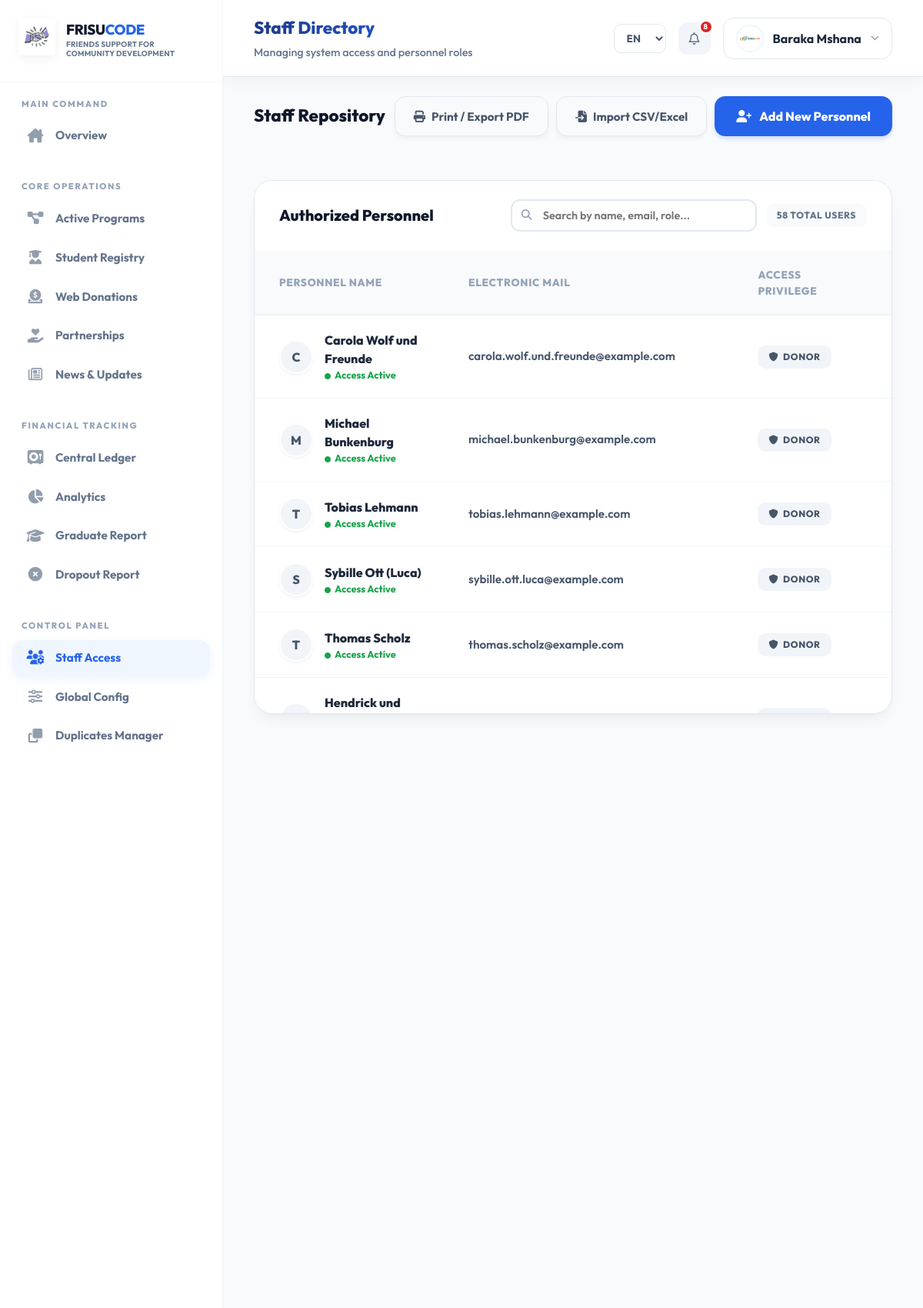
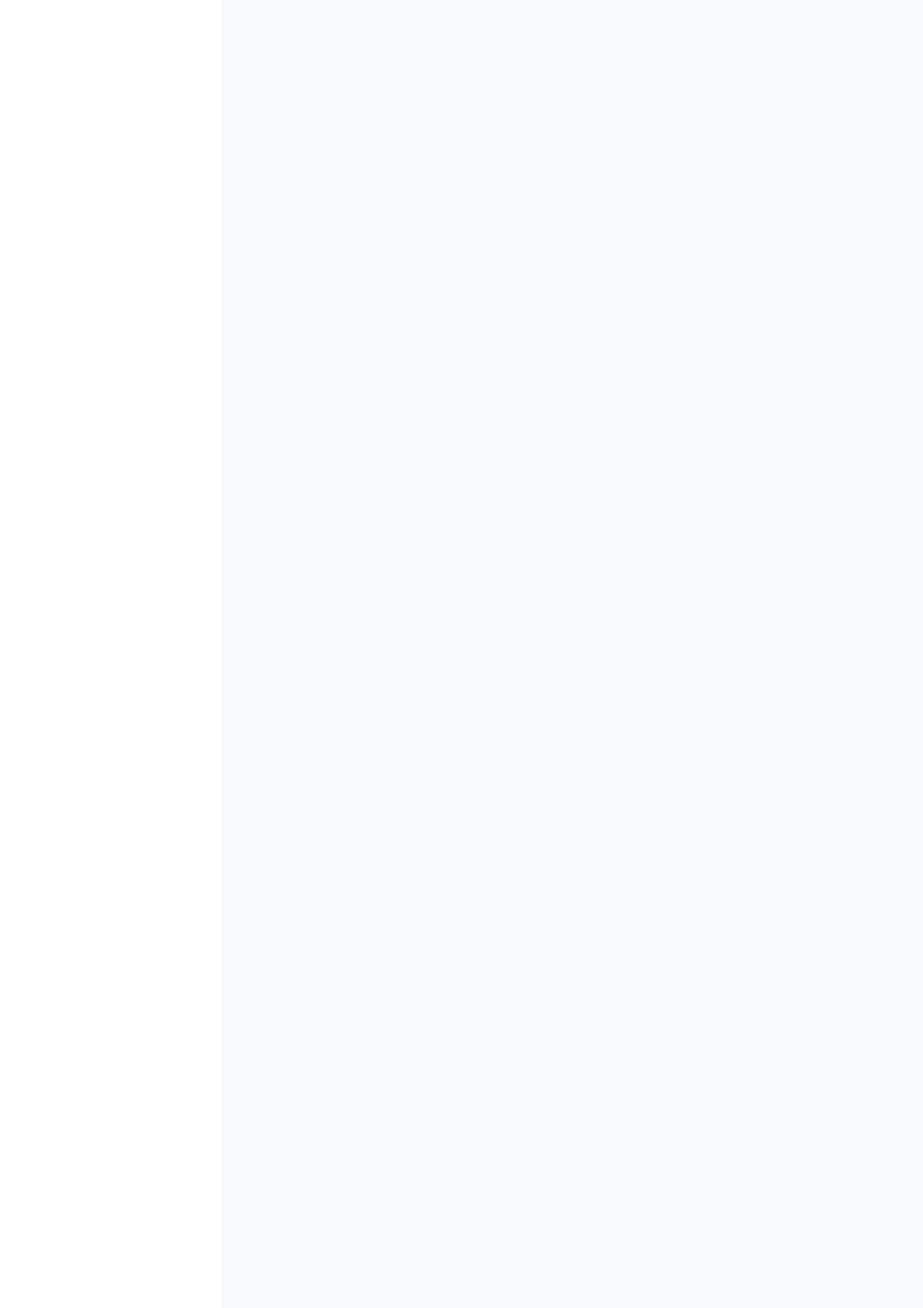
/system/users/index.php (signed in, upper part), run on the app's committed database (2 pictures, top to bottom).
### tables this page shows
CREATE TABLE `users` (
  `id` int(11) NOT NULL,
  `full_name` varchar(100) NOT NULL,
  `email` varchar(100) NOT NULL,
  `profile_picture` varchar(255) DEFAULT NULL,
  `phone` varchar(30) DEFAULT NULL,
  `address` text DEFAULT NULL,
  `password` varchar(255) NOT NULL,
  `role` enum('super_admin','director','project_manager','finance','me_officer','field_officer','donor','guest') NOT NULL DEFAULT 'guest',
  `status` enum('active','inactive') DEFAULT 'active',
  `preferred_language` enum('en','sw','de','fr','es') DEFAULT 'en',
  `last_login` datetime DEFAULT NULL,
  `created_at` timestamp NOT NULL DEFAULT current_timestamp(),
  `updated_at` timestamp NOT NULL DEFAULT current_timestamp() ON UPDATE current_timestamp()
);

### system/users/index.php (the view, shortened to what this page needs)
<?php
require_once __DIR__ . '/../auth/auth_check.php';
require_once __DIR__ . '/../config/db.php';
try {
    $stmt = $pdo->query("SELECT id, full_name, email, role, status, created_at FROM users ORDER BY created_at DESC");
    $users = $stmt->fetchAll(PDO::FETCH_ASSOC);
} catch (PDOException $e) {
    $users = [];
}
?>
<!DOCTYPE html>
<html lang="<?= htmlspecialchars($lang ?? 'en') ?>">
<head>
    <link rel="stylesheet" href="../../assets/css/system-dashboard.css">
    <link rel="stylesheet" href="https://cdnjs.cloudflare.com/ajax/libs/font-awesome/6.5.1/css/all.min.css">
</head>
<body>
<div class="dashboard-layout">
    <div class="main">
        <?php include __DIR__ . '/../partials/header.php'; ?>
        <div class="page-header fade-in" style="margin-bottom: 0;">
            <h2 style="font-family: 'Outfit'; font-weight: 800;"><?= __('Staff Repository') ?></h2>
            <div style="display: flex; gap: 10px;">
                <button onclick="window.print()" class="btn-secondary" style="border-radius: 14px; box-shadow: 0 4px 6px -1px rgba(0, 0, 0, 0.05); cursor: pointer;">
                    <i class="fa-solid fa-print"></i> <?= __('Print / Export PDF') ?>
                </button>
                <button onclick="document.getElementById('importFile').click()" class="btn-secondary" style="border-radius: 14px; box-shadow: 0 4px 6px -1px rgba(0, 0, 0, 0.05); cursor: pointer;">
                    <i class="fa-solid fa-file-import"></i> <?= __('Import CSV/Excel') ?>
                </button>
                <?php if(in_array($_SESSION['role'], ['super_admin', 'director', 'admin'])): ?>
                <a href="create.php" class="btn-primary" style="border-radius: 14px; box-shadow: 0 4px 6px -1px rgba(37, 99, 235, 0.2);">
                    <i class="fa-solid fa-user-plus"></i> <?= __('Add New Personnel') ?>
                </a>
                <?php endif; ?>
            </div>
        </div>
        <div class="content-box fade-in" style="margin: 32px 40px; animation-delay: 0.1s;">
            <div style="padding: 24px 32px; border-bottom: 2px solid #f8fafc; display: flex; justify-content: space-between; align-items: center; background: #fff; flex-wrap: wrap; gap: 15px;">
                <h3 style="font-family: 'Outfit'; font-size: 1.25rem; font-weight: 800; margin: 0; color: #0f172a;"><?= __('Authorized Personnel') ?></h3>
                <div style="display: flex; align-items: center; gap: 12px; flex-wrap: wrap;">
                    <div style="position: relative;">
                        <i class="fa-solid fa-magnifying-glass" style="position: absolute; left: 14px; top: 50%; transform: translateY(-50%); color: #94a3b8; font-size: 0.85rem;"></i>
                        <input type="text" id="searchUsers" placeholder="<?= __('Search by name, email, role...') ?>" oninput="filterTable()" style="padding: 10px 16px 10px 40px; border: 2px solid #e2e8f0; border-radius: 12px; font-size: 0.9rem; font-weight: 600; width: 320px; outline: none; transition: border-color 0.2s; font-family: inherit;" onfocus="this.style.borderColor='#3b82f6'" onblur="this.style.borderColor='#e2e8f0'">
                    </div>
                    <span class="badge" style="background: #f8fafc; color: #64748b; font-weight: 800; padding: 6px 14px; border-radius: 10px; white-space: nowrap;"><?php echo count($users); ?> <?= __('Total Users') ?></span>
                </div>
            </div>
            <?php if (count($users) > 0): ?>
                <div style="width: 100%; max-height: 600px; overflow: auto; -webkit-overflow-scrolling: touch; border-radius: 0 0 24px 24px;">
                    <table class="data-table" id="dataTable">
                        <thead>
                            <tr>
                                <th style="padding-left: 32px; min-width: 250px;"><?= __('Personnel Name') ?></th>
                                <th style="min-width: 200px;"><?= __('Electronic Mail') ?></th>
                                <th style="min-width: 180px;"><?= __('Access Privilege') ?></th>
                                <th style="min-width: 140px;"><?= __('Onboarding Date') ?></th>
                            </tr>
                        </thead>
                        <tbody>
                            <?php foreach ($users as $u): ?>
                                <tr>
                                    <td style="padding-left: 32px;">
                                        <div style="display: flex; align-items: center; gap: 15px;">
                                            <?php
                                            $avatarColors = [
                                                'super_admin' => ['#fef2f2', '#dc2626'],
                                                'director' => ['#fffbeb', '#d97706'],
                                                'finance' => ['#f0fdf4', '#16a34a'],
                                                'project_manager' => ['#eff6ff', '#2563eb'],
                                                'default' => ['#f1f5f9', '#475569']
                                            ];
                                            $colors = $avatarColors[$u['role']] ?? $avatarColors['default'];
                                            ?>
                                            <div class="profile-img-circle" style="width: 44px; height: 44px; background: <?php echo $colors[0]; ?>; color: <?php echo $colors[1]; ?>; font-size: 1rem; border: 2px solid #fff; box-shadow: 0 2px 4px rgba(0,0,0,0.05); flex-shrink: 0;">
                                                <?php echo strtoupper(substr($u['full_name'], 0, 1)); ?>
                                            </div>
                                            <div>
                                                <div style="font-weight: 800; color: #1e293b; font-family: 'Outfit'; font-size: 1rem;"><?php echo htmlspecialchars($u['full_name']); ?></div>
                                                <?php if($u['status'] === 'active'): ?>
                                                    <div style="font-size: 0.8rem; color: #16a34a; font-weight: 700;"><i class="fa-solid fa-circle" style="font-size: 0.5rem; margin-right: 3px;"></i> <?= __('Access Active') ?></div>
                                                <?php else: ?>
                                                    <div style="font-size: 0.8rem; color: #dc2626; font-weight: 700;"><i class="fa-solid fa-circle" style="font-size: 0.5rem; margin-right: 3px;"></i> <?= __('Access Terminated') ?></div>
                                                <?php endif; ?>
                                            </div>
                                        </div>
                                    </td>
                                    <td style="color: #475569; font-weight: 600; font-size: 0.95rem;"><?php echo htmlspecialchars($u['email']); ?></td>
                                    <td>
                                        <?php
                                        $roleClass = match($u['role']) {
                                            'super_admin' => 'danger',
                                            'director' => 'warning',
                                            'finance' => 'success',
                                            'project_manager' => 'primary',
                                            default => 'neutral'
                                        };
                                        ?>
                                        <span class="badge <?php echo $roleClass; ?>" style="display: inline-flex; align-items: center; gap: 6px; font-weight: 800; padding: 6px 14px;">
                                            <i class="fa-solid fa-shield"></i>
                                            <?php echo strtoupper(str_replace('_', ' ', $u['role'])); ?>
                                        </span>
                                    </td>
                                    <td style="color: #64748b; font-weight: 700; font-size: 0.9rem;">
                                    </td>
                                </tr>
                            <?php endforeach; ?>
                        </tbody>
                    </table>
                </div>
            <?php endif; ?>
        </div>
    </div>
</div>
</body>
</html>

### system/partials/header.php (shortened to what this page needs)
<?php
$current_url = $_SERVER['REQUEST_URI'];
$title_data = ['title' => __('System Module'), 'sub' => __('FRISUCODE Smart Office')];
if (strpos($current_url, '/dashboards/super_admin.php') !== false) {
    $title_data = ['title' => __('Executive Dashboard'), 'sub' => __('Real-time overview of organization impact')];
} elseif (strpos($current_url, '/dashboards/staff.php') !== false) {
    $title_data = ['title' => __('Staff Dashboard'), 'sub' => __('Your workspace and assigned tasks')];
} elseif (strpos($current_url, '/dashboards/project_manager.php') !== false) {
    $title_data = ['title' => __('Project Manager Dashboard'), 'sub' => __('Manage active programs and resources')];
} elseif (strpos($current_url, '/dashboards/donor.php') !== false) {
    $title_data = ['title' => __('Donor Portal'), 'sub' => __('Your impact and contribution overview')];
} elseif (strpos($current_url, '/dashboards/finance.php') !== false) {
    $title_data = ['title' => __('Finance Dashboard'), 'sub' => __('Real-time financial control and oversight')];
} elseif (strpos($current_url, '/projects/') !== false) {
    if (strpos($current_url, 'create.php') !== false) {
        $title_data = ['title' => __('New Program'), 'sub' => __('Initiating a community initiative')];
    } else {
        $title_data = ['title' => __('Project Management'), 'sub' => __('Overseeing active programs and goals')];
    }
} elseif (strpos($current_url, '/beneficiaries/') !== false) {
    if (strpos($current_url, 'create.php') !== false) {
        $title_data = ['title' => __('Student Registration'), 'sub' => __('Adding a new beneficiary to the database')];
    } else {
        $title_data = ['title' => __('Student Registry'), 'sub' => __('Managing sponsored students and progress')];
    }
} elseif (strpos($current_url, '/finance/') !== false) {
    if (strpos($current_url, 'create.php') !== false) {
        $title_data = ['title' => __('New Entry'), 'sub' => __('Recording financial movement in the ledger')];
    } else {
        $title_data = ['title' => __('Financial Ledger'), 'sub' => __('Tracking organizational inflow and outflow')];
    }
} elseif (strpos($current_url, '/donations/') !== false) {
    $title_data = ['title' => __('Public Contributions'), 'sub' => __('Reviewing donations received from the website')];
} elseif (strpos($current_url, '/donors/') !== false) {
    $title_data = ['title' => __('Partner Registry'), 'sub' => __('Managing official sponsors and partner organizations')];
} elseif (strpos($current_url, '/reports/') !== false) {
    $title_data = ['title' => __('Impact Analytics'), 'sub' => __('Data-driven insights and reporting')];
} elseif (strpos($current_url, '/users/') !== false) {
    $title_data = ['title' => __('Staff Directory'), 'sub' => __('Managing system access and personnel roles')];
} elseif (strpos($current_url, '/settings/') !== false) {
    $title_data = ['title' => __('Global Settings'), 'sub' => __('System-wide configurations and branding')];
}
$adminName = $_SESSION['user_name'] ?? 'Admin User';
$lang = $_SESSION['lang'] ?? 'en';
?>
<header class="topbar">
    <div>
        <h1><?= $title_data['title'] ?></h1>
        <p><?= $title_data['sub'] ?></p>
    </div>
    <div class="top-actions">
        <form method="get" class="lang-select">
            <select name="lang" onchange="this.form.submit()">
                <option value="en" <?= ($lang ?? 'en')=='en'?'selected':'' ?>>EN</option>
            </select>
        </form>
        <?php
        $headerNotifs = [];
        if (isset($pdo)) {
            try {
                $stmt = $pdo->query("SELECT id, full_name, registered_at FROM beneficiaries ORDER BY registered_at DESC LIMIT 5");
                while ($row = $stmt->fetch(PDO::FETCH_ASSOC)) {
                    $headerNotifs[] = [
                        'time' => strtotime($row['registered_at'])
                    ];
                }
                $stmt = $pdo->query("SELECT id, title, created_at FROM projects ORDER BY created_at DESC LIMIT 5");
                while ($row = $stmt->fetch(PDO::FETCH_ASSOC)) {
                    $headerNotifs[] = [
                        'time' => strtotime($row['created_at'])
                    ];
                }
            } catch (PDOException $e) {}
        }
        $headerNotifCount = count($headerNotifs);
        ?>
        <a href="/frisucode_ms/system/notifications/index.php" class="icon-btn" title="<?= __('System Notifications') ?>">
            <i class="fa-regular fa-bell"></i>
            <?php if($headerNotifCount > 0): ?>
                <span class="badge"><?= $headerNotifCount ?></span>
            <?php endif; ?>
        </a>
        <div class="profile">
            <div class="profile-trigger">
                <?php
                $sysUserId = $_SESSION['user_id'] ?? null;
                $pPic = null;
                if ($sysUserId && isset($pdo)) {
                    try {
                        $usrStmt = $pdo->prepare("SELECT profile_picture FROM users WHERE id = ?");
                        $usrStmt->execute([$sysUserId]);
                        $pPic = $usrStmt->fetchColumn();
                    } catch(PDOException $e) {}
                }
                if (!empty($pPic)): ?>
                    <img src="<?= htmlspecialchars($pPic) ?>" alt="Profile" style="width: 36px; height: 36px; border-radius: 50%; object-fit: cover; border: 2px solid var(--primary-light);">
                <?php else: ?>
                    <div class="profile-img-circle">
                        <?= strtoupper(substr($adminName, 0, 1)) ?>
                    </div>
                <?php endif; ?>
                <span style="font-weight: 700; color: #1e293b;"><?= htmlspecialchars($adminName) ?></span>
                <i class="fa-solid fa-chevron-down" style="font-size: 0.7rem; color: #94a3b8;"></i>
            </div>
        </div>
    </div>
</header>

### data on the page
users: profile_picture (picture)
users: full_name "C", full_name "Carola Wolf und Freunde", email "carola.wolf.und.freunde@example.com", role "DONOR"
users: full_name "M", full_name "Michael Bunkenburg", email "michael.bunkenburg@example.com", role "DONOR"
users: full_name "T", full_name "Tobias Lehmann", email "tobias.lehmann@example.com", role "DONOR"
users: full_name "S", full_name "Sybille Ott (Luca)", email "sybille.ott.luca@example.com", role "DONOR"
users: full_name "T", full_name "Thomas Scholz", email "thomas.scholz@example.com", role "DONOR"
users: full_name "Hendrick und…"

### other printed values
__('Friends Support for Community Development') "FRIENDS SUPPORT FOR COMMUNITY DEVELOPMENT"
__('Main Command') "MAIN COMMAND"
__('Overview') "Overview"
__('Core Operations') "CORE OPERATIONS"
__('Active Programs') "Active Programs"
__('Student Registry') "Student Registry"
__('Web Donations') "Web Donations"
__('Partnerships') "Partnerships"
__('News & Updates') "News & Updates"
__('Financial Tracking') "FINANCIAL TRACKING"
__('Central Ledger') "Central Ledger"
__('Analytics') "Analytics"
__('Graduate Report') "Graduate Report"
__('Dropout Report') "Dropout Report"
__('Control Panel') "CONTROL PANEL"
